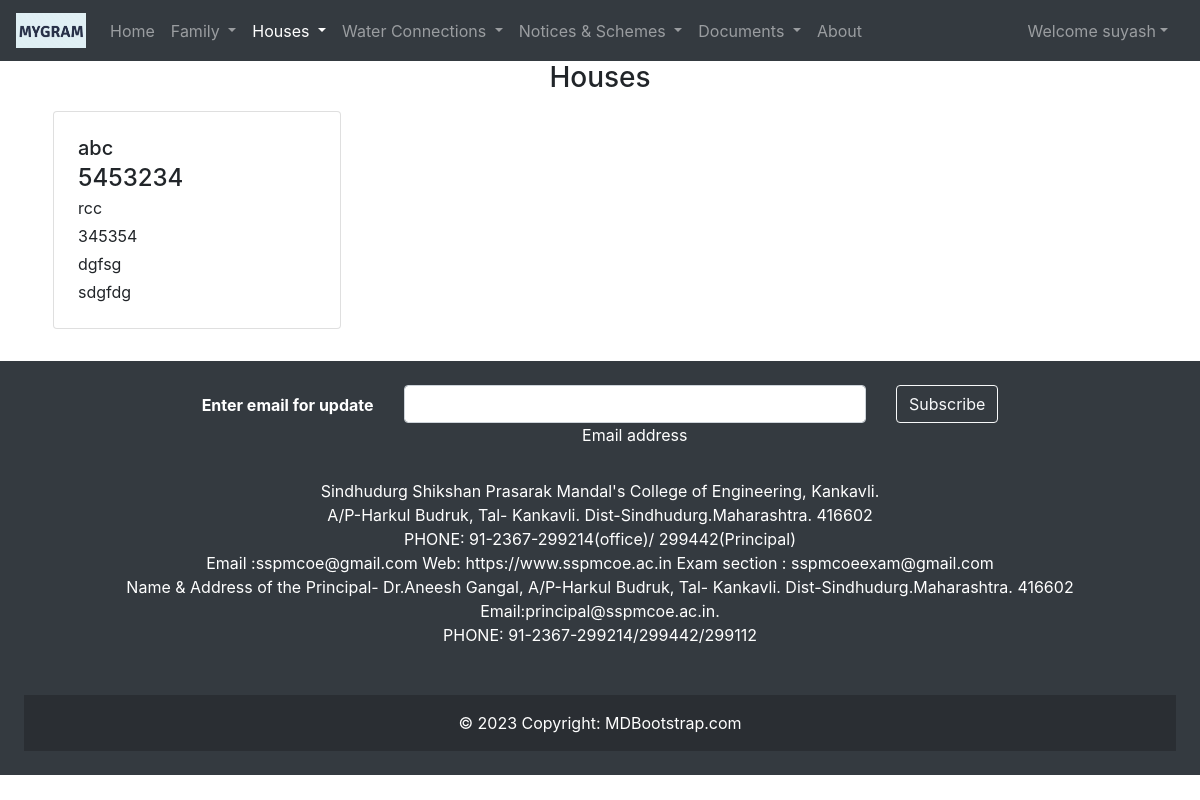
Page /viewHouses/ (signed in) on the earlier database version.
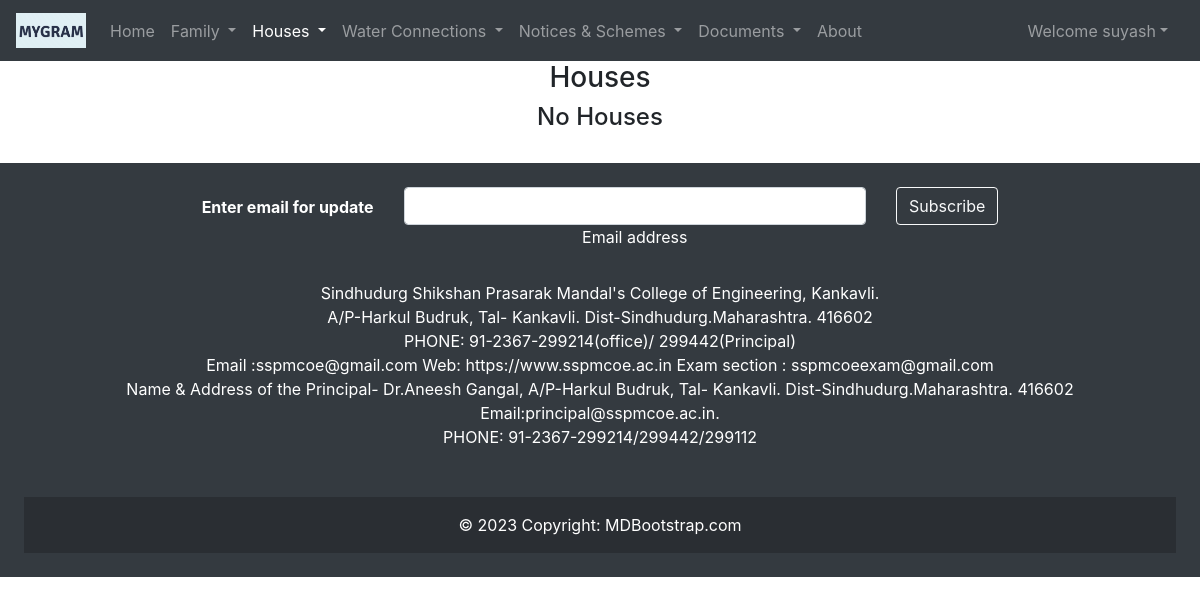
Same page on the later database version.
### gramapp/models.py (models this page shows)
class Houses(models.Model):
    houseid = models.IntegerField(primary_key=True)
    houseno = models.IntegerField(unique=True)
    gram = models.ForeignKey("Grampanchayat", on_delete=models.CASCADE)
    region = models.CharField(max_length=20)
    subregion = models.CharField(max_length=20)
    housetype = models.CharField(max_length=20)
    housearea = models.IntegerField()
    ownername = models.ForeignKey("FamilyHead", on_delete=models.CASCADE)

class FamilyHead(models.Model):
    user = models.OneToOneField(User, on_delete=models.CASCADE)
    grampanchayat = models.ForeignKey("Grampanchayat", on_delete=models.CASCADE)
    familyheadid = models.IntegerField(primary_key=True)
    familyheadgender = models.CharField(max_length=6)
    birthdate = models.DateField()
    familyheadmobno = models.CharField(max_length=10)
    familyheadadharno = models.CharField(max_length=12)
    familyheadpanno = models.CharField(max_length=10)
    familyheadphoto = models.FileField(upload_to='family_head/', null=True)
    familyincome = models.CharField(max_length=15)
    rationcardtype = models.CharField(max_length=10)
    rationcardno = models.CharField(max_length=25)

### gramapp/views.py (the view)
# urls.py: path('viewHouses/', views.viewHouses, name='viewHouses'),
def viewHouses(request):
    current_user = request.user
    if current_user.is_staff:
        gramadmin = Gramadmin.objects.get(user=current_user)
        admingram = gramadmin.grampanchayat
        houses = Houses.objects.all().filter(gram=admingram)
        context = {'houses': houses}
        return render(request, 'gramapp/viewHouses.html', context)
    else:
        return render(request, 'gramapp/pageNotFound.html')

### templates/gramapp/viewHouses.html (shortened to what this page needs)
{% extends 'gramapp/base1.html' %}
{% block houseactive %} active {% endblock houseactive %}
{% block body %}
<div class="container">
    <h3 align="center">Houses</h3>
    <div class="row justify-content-center">
        {% if houses %}
    {% for house in houses %}
        <div class="col md-6">
            <div class="card m-2" style="width: 18rem;">
                <div class="card-body">
                    <h5 class="card-title m-1">{{house.ownername.user}}</h5>
                    <h4 class="card-subtitle m-1">{{house.houseno}}</h4>
                    <p class="card-text m-1">{{house.housetype}}</p>
                    <p class="card-text m-1">{{house.housearea}}</p>
                    <p class="card-text m-1">{{house.region}}</p>
                    <p class="card-text m-1">{{house.subregion}}</p>
                </div>
            </div>
        </div>
            {% endfor %}
{% else %}
 <h4>No Houses</h4>
{% endif %}
    </div>
</div>
{% endblock body %}viewHouses

Differences in the rows shown:
removed Houses: ownername.user "abc", houseno "5453234", housetype "rcc", housearea "345354", region "dgfsg", subregion "sdgfdg"
Other differences:
text now shown: "No Houses"
